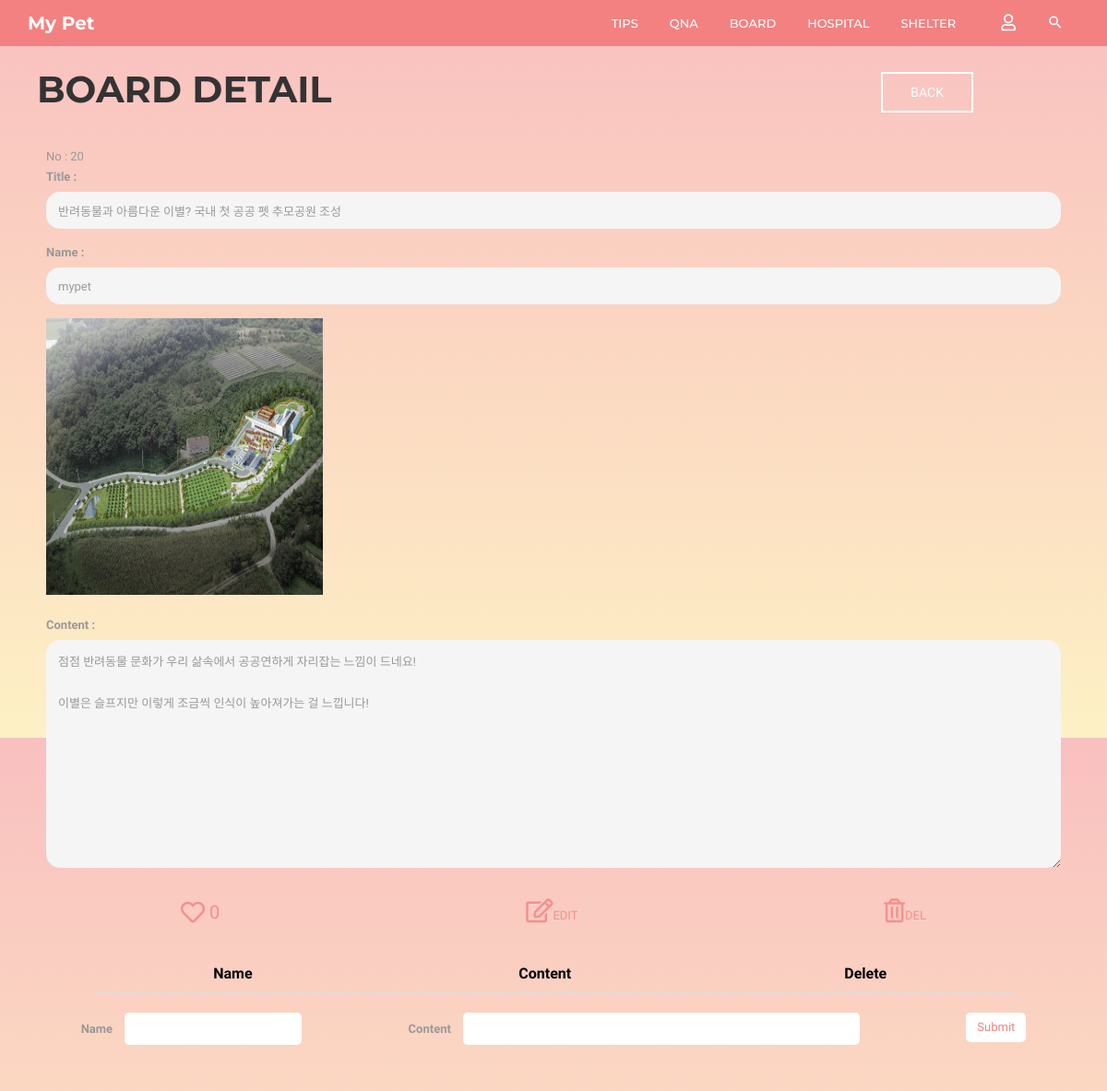
The page /community/20/board_detail/ on the database its author committed.
### community/models.py (models this page shows, shortened)
class Board(models.Model):
    b_title = models.CharField(max_length=30)
    b_author = models.CharField(max_length=20)
    b_content = models.TextField()
    b_date = models.DateTimeField(auto_now=True)
    b_comment_count = models.IntegerField(default=0)
    b_like_count = models.IntegerField(default=0)
    b_photo = models.ImageField(blank=True, null=True, default='../media/noimage.jpg')

### community/views.py (the view)
# urls.py: path('<int:post_id>/board_detail/', views.board_detail, name='board_detail'),
def board_detail(request, post_id):
    posts = get_object_or_404(Board, id=post_id)
    comments = posts.boardcomment_set.all().order_by('-id')  # 댓글 정보
    return render(request, 'community/board_detail.html',
                  {'posts': posts,
                   'comments': comments})

### community/templates/community/board_detail.html (shortened to what this page needs)
{% extends 'base.html' %}
{% block html_body %}
    <link rel="stylesheet" href="/static/css/pages/header.css">
    <link rel="stylesheet" href="/static/css/pages/board.css">
    <link rel="stylesheet" href="/static/css/pages/create.css">
    <header id="column-header">
        <div id="nino-headerInner">
            <nav id="nino-navbar" class="navbar navbar-default" role="navigation">
                <div class="container">
                    <div class="navbar-header">
                        <a class="navbar-brand" href="{% url 'home' %}">My Pet</a>
                    </div>
                    <div class="nino-menuItem pull-right">
                        <div class="collapse navbar-collapse pull-left" id="nino-navbar-collapse">
                            <ul class="nav navbar-nav">
                                <li><a href="#" onclick="testa('{% url 'community:tips' %}')">Tips<span class="sr-only">(current)</span></a>
                                </li>
                                <li><a href="#" onclick="testa('{% url 'community:qna' %}')">QnA</a></li>
                                <li><a href="#" onclick="testa('{% url 'community:board' %}')">Board</a></li>
                                <li><a href="#" onclick="testa('{% url 'community:hospital' %}')">Hospital</a></li>
                                <li><a href="#" onclick="testa('{% url 'community:shelter' %}')">Shelter</a></li>
                            </ul>
                        </div>
                        <ul class="nino-iconsGroup nav navbar-nav">
                            {% if user.is_authenticated %}
                                <li><a href="#" onclick="testa('{% url 'community:logout' %}')"><i
                                        class="mdi fas fa-user-slash nino-icon"></i></a></li>
                            {% else %}
                                <li><a href="#" onclick="testa('{% url 'community:login' %}')"><i
                                        class="mdi far fa-user nino-icon"></i></a></li>
                            {% endif %}
                            <li><a href="#" class="nino-search"><i class="mdi mdi-magnify nino-icon"></i></a></li>
                        </ul>
                    </div>
                </div>
            </nav>
        </div>
    </header>
    <div class="container board-header">
        <div class="board-title">
            <h1 class="title-h1">BOARD DETAIL</h1>
        </div>
        <div class="board-post-btn">
            <a href="javascript:history.back();" id="back-btn" class="nino-btn nino-post-btn">BACK</a>
        </div>
    </div>
    <div class="container">
        <form action="{% url 'community:board_edit' posts.id %}" method="POST" enctype="multipart/form-data">
            <div id="boards-form">
                <span>No : <span id="board_id">{{ posts.id }}</span></span>
                <label for="title">Title : </label>
                <input type="text" id="title" name="title" value="{{ posts.b_title }}" disabled>
                <label for="author">Name : </label>
                <input type="text" id="author" name="author" value="{{ posts.b_author }}" disabled>
                {% if posts.b_photo %}
                    <img src="{{ posts.b_photo.url }}" alt="" height="300" width="300">
                    <br>
                {% endif %}
                <label for="content">Content : </label>
                <textarea id="content" name="content" rows="10" cols="33" disabled>{{ posts.b_content }}</textarea>
            </div>
            <div id="boards-detail-btn">
                 <button class="like-btn" type="button"
                         onclick="board_like_click()"><i class="far fa-heart fa-2x"></i><span>{{ posts.b_like_count }}</span></button>
                <button type="button" onclick="board_edit_btn()"><i class="far fa-edit fa-2x"></i><span id="edit_btn">EDIT</span></button>
                <button type="button" onclick="board_delete_click()"><i class="far fa-trash-alt fa-2x"></i><span>DEL</span></button>
            </div>
        </form>
    </div>
    <div class="container">
        <div class="comment-table container">
            <table class="table table-hover">
                <thead>
                <tr>
                    <th scope="col">Name</th>
                    <th scope="col">Content</th>
                    <th scope="col">Delete</th>
                </tr>
                </thead>
            </table>
        </div>
        <div class="comment-box">
            <div>
                <label for="c_name">Name</label>
                <input type="text" id="c_name">
            </div>
            <div class="input-box">
                <label for="c_content">Content</label>
                <input type="text" id="c_content">
            </div>
            <div>
                <button type="button" id="comment_create_btn">Submit</button>
            </div>
        </div>
    </div>
{% endblock %}

### static/css/pages/index.css (style rules this page uses)
html, body { line-height: 1.7; margin: 0; padding: 0; }
body { color: #999; font-size: 13px; font-weight: 400; overflow-x: hidden; position: relative; font-family: "Roboto", sans-serif; }
article, aside, details, figcaption, figure, footer, header, hgroup, menu, nav, section, main { display: block; }
a { text-decoration: none; outline: none; color: #2ec06c; -webkit-transition: all 0.3s ease-in-out; -moz-transition: all 0.3s ease-in-out; -o-transition: all 0.3s ease-in-out; -ms-transition: all 0.3s ease-in-out; transition: all 0.3s ease-in-out; }
h1, h2, h3, h4, h5, h6 { margin: 5px 0 10px; color: #333; text-transform: uppercase; font-family: "Montserrat", sans-serif; }
h1, h2 { font-weight: 300; }
h1 { font-size: 2.2em; }
ul, ul li, ol, ol li, p, form, input { margin: 0; padding: 0; }
ul, ul li { list-style: none; }
img { border: none; max-width: 100%; }
.container { position: relative; }
.nino-btn { display: inline-block; color: black; text-transform: uppercase; padding: 13px 30px; text-align: center; border: 2px solid black; font-size: 14px; line-height: 100%; }
#nino-headerInner { position: relative; z-index: 5; }
#nino-navbar { background: none; border: none; border-radius: 0; }
#nino-navbar .navbar-brand { color: #fff; font-weight: 700; font-size: 20px; }
#nino-navbar .navbar-nav > li > a { color: #fff; font-weight: 500; text-transform: uppercase; border-bottom: 3px solid transparent; padding: 15px 5px 5px; margin: 0 12px; }
#nino-navbar .nino-menuItem { float: right; }
#nino-navbar .nino-iconsGroup li a { border: none; font-size: 18px; }

### static/css/pages/header.css (style rules this page uses)
#column-header { position: relative; font-family: "Montserrat", sans-serif; background: rgba(243, 129, 129, 0.9); }
#column-header:after { content: ""; position: absolute; left: 0; top: 0; width: 100%; height: 100%; background: rgba(243, 129, 129, 0.9); }
#nino-headerInner { position: relative; z-index: 5; }

### static/css/pages/board.css (style rules this page uses)
body { height: 100vh; font-family: 'Prompt', sans-serif; background: linear-gradient( to bottom, rgba(243, 129, 129, 0.5), rgba(252, 227, 138, 0.5) ); }
.board-header { display: flex; align-items: center; margin-top: 15px; }
.board-title { position: relative; margin-left: 10px; }
.board-post-btn { position: absolute; right: 130px; }
.title-h1 { font-weight: 700; font-size: 40px; }
th, td { color: black; font-size: 16px; }
.nino-post-btn { display: inline-block; color: white; text-transform: uppercase; padding: 13px 30px; text-align: center; border: 2px solid white; font-size: 14px; line-height: 100%; }

### static/css/pages/create.css (style rules this page uses)
#boards-form { display: flex; flex-direction: column; margin: 30px 20px; }
#boards-form input { border: none; height: 40px; border-radius: 15px; outline-style: none; padding: 1em 1em; margin-bottom: 15px; }
#boards-form textarea { border: none; border-radius: 15px; outline-style: none; padding: 1em 1em; }
#boards-form input:disabled { background-color: whitesmoke; }
#boards-form textarea:disabled { background-color: whitesmoke; }
#boards-detail-btn { display: flex; justify-content: space-around; align-items: center; }
#boards-detail-btn button { border: none; background-color: rgba(0, 0, 0, 0); color: rgba(243, 129, 129, 0.8); }
.like-btn { display: flex; align-items: center; align-content: center; }
.like-btn span { font-size: 20px; margin-left: 5px; }
.comment-table { margin-top: 30px; width: 90%; }
.comment-table table { text-align: center; }
tr th { text-align: center; }
.comment-box { display: flex; justify-content: space-around; margin-bottom: 50px; }
.comment-box input { border: none; border-radius: 5px; outline-style: none; padding: .5em .5em; margin-left: 10px; }
.input-box input { width: 430px; }
.comment-box button { border: 2px solid white; color: rgb(243, 129, 129); background-color: white; text-align: center; padding: 3px 10px; border-radius: 5px; }

### rows shown on the page
Board: id "20", title "반려동물과 아름다운 이별? 국내 첫 공공 펫 추모공원 조성", author "mypet", b_photo (picture), content "점점 반려동물 문화가 우리 삶속에서 공공연하게 자리잡는 느낌이 드네요! 이별은 슬프지만 이렇게 조금씩 인식이 높아져가는 걸 느낍니다!", b_like_count "0"
